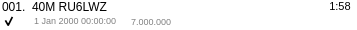
<?xml version="1.0" encoding="UTF-8"?>
<ui version="4.0">
 <class>wavSampleClass</class>
 <widget class="QWidget" name="wavSampleClass">
  <property name="geometry">
   <rect>
    <x>0</x>
    <y>0</y>
    <width>357</width>
    <height>30</height>
   </rect>
  </property>
  <property name="minimumSize">
   <size>
    <width>0</width>
    <height>30</height>
   </size>
  </property>
  <property name="maximumSize">
   <size>
    <width>16777215</width>
    <height>30</height>
   </size>
  </property>
  <property name="windowTitle">
   <string>wavSample</string>
  </property>
  <property name="styleSheet">
   <string notr="true">QWidget
{
	background-color: transparent;
}</string>
  </property>
  <layout class="QGridLayout" name="gridLayout">
   <property name="sizeConstraint">
    <enum>QLayout::SetNoConstraint</enum>
   </property>
   <property name="leftMargin">
    <number>2</number>
   </property>
   <property name="topMargin">
    <number>0</number>
   </property>
   <property name="rightMargin">
    <number>2</number>
   </property>
   <property name="bottomMargin">
    <number>2</number>
   </property>
   <property name="spacing">
    <number>0</number>
   </property>
   <item row="1" column="0">
    <widget class="QLabel" name="labNum">
     <property name="maximumSize">
      <size>
       <width>35</width>
       <height>16777215</height>
      </size>
     </property>
     <property name="text">
      <string>001.  </string>
     </property>
    </widget>
   </item>
   <item row="1" column="2">
    <widget class="QLabel" name="labTime">
     <property name="minimumSize">
      <size>
       <width>30</width>
       <height>0</height>
      </size>
     </property>
     <property name="maximumSize">
      <size>
       <width>35</width>
       <height>16777215</height>
      </size>
     </property>
     <property name="text">
      <string>&lt;!DOCTYPE HTML PUBLIC &quot;-//W3C//DTD HTML 4.0//EN&quot; &quot;http://www.w3.org/TR/REC-html40/strict.dtd&quot;&gt;
&lt;html&gt;&lt;head&gt;&lt;meta name=&quot;qrichtext&quot; content=&quot;1&quot; /&gt;&lt;style type=&quot;text/css&quot;&gt;
p, li { white-space: pre-wrap; }
&lt;/style&gt;&lt;/head&gt;&lt;body style=&quot; font-family:'MS Shell Dlg 2'; font-size:8.25pt; font-weight:400; font-style:normal;&quot;&gt;
&lt;p align=&quot;center&quot; style=&quot; margin-top:0px; margin-bottom:0px; margin-left:0px; margin-right:0px; -qt-block-indent:0; text-indent:0px;&quot;&gt;&lt;span style=&quot; font-size:8pt;&quot;&gt;1:58&lt;/span&gt;&lt;/p&gt;&lt;/body&gt;&lt;/html&gt;</string>
     </property>
    </widget>
   </item>
   <item row="1" column="1">
    <widget class="QLabel" name="labFileName">
     <property name="text">
      <string>40M RU6LWZ </string>
     </property>
    </widget>
   </item>
   <item row="2" column="0">
    <widget class="QCheckBox" name="chbEna">
     <property name="maximumSize">
      <size>
       <width>13</width>
       <height>13</height>
      </size>
     </property>
     <property name="autoFillBackground">
      <bool>false</bool>
     </property>
     <property name="styleSheet">
      <string notr="true">QCheckBox
{
	background-color: transparent;
}</string>
     </property>
     <property name="text">
      <string/>
     </property>
     <property name="checked">
      <bool>true</bool>
     </property>
    </widget>
   </item>
   <item row="2" column="1">
    <layout class="QHBoxLayout" name="horizontalLayout">
     <property name="spacing">
      <number>0</number>
     </property>
     <item>
      <widget class="QDateTimeEdit" name="dteInfo">
       <property name="minimumSize">
        <size>
         <width>0</width>
         <height>13</height>
        </size>
       </property>
       <property name="maximumSize">
        <size>
         <width>16777215</width>
         <height>13</height>
        </size>
       </property>
       <property name="font">
        <font>
         <pointsize>7</pointsize>
        </font>
       </property>
       <property name="styleSheet">
        <string notr="true">QWidget{background-color: transparent; color: rgb(128, 128, 128);}</string>
       </property>
       <property name="wrapping">
        <bool>false</bool>
       </property>
       <property name="frame">
        <bool>false</bool>
       </property>
       <property name="readOnly">
        <bool>true</bool>
       </property>
       <property name="buttonSymbols">
        <enum>QAbstractSpinBox::NoButtons</enum>
       </property>
       <property name="correctionMode">
        <enum>QAbstractSpinBox::CorrectToPreviousValue</enum>
       </property>
       <property name="calendarPopup">
        <bool>false</bool>
       </property>
      </widget>
     </item>
     <item>
      <widget class="QLabel" name="labFreq">
       <property name="font">
        <font>
         <pointsize>7</pointsize>
        </font>
       </property>
       <property name="styleSheet">
        <string notr="true">QWidget{background-color: transparent; color: rgb(128, 128, 128);}</string>
       </property>
       <property name="text">
        <string>7.000.000</string>
       </property>
      </widget>
     </item>
     <item>
      <spacer name="horizontalSpacer">
       <property name="orientation">
        <enum>Qt::Horizontal</enum>
       </property>
       <property name="sizeHint" stdset="0">
        <size>
         <width>40</width>
         <height>20</height>
        </size>
       </property>
      </spacer>
     </item>
    </layout>
   </item>
  </layout>
 </widget>
 <layoutdefault spacing="6" margin="11"/>
 <resources>
  <include location="../images.qrc"/>
 </resources>
 <connections/>
</ui>
